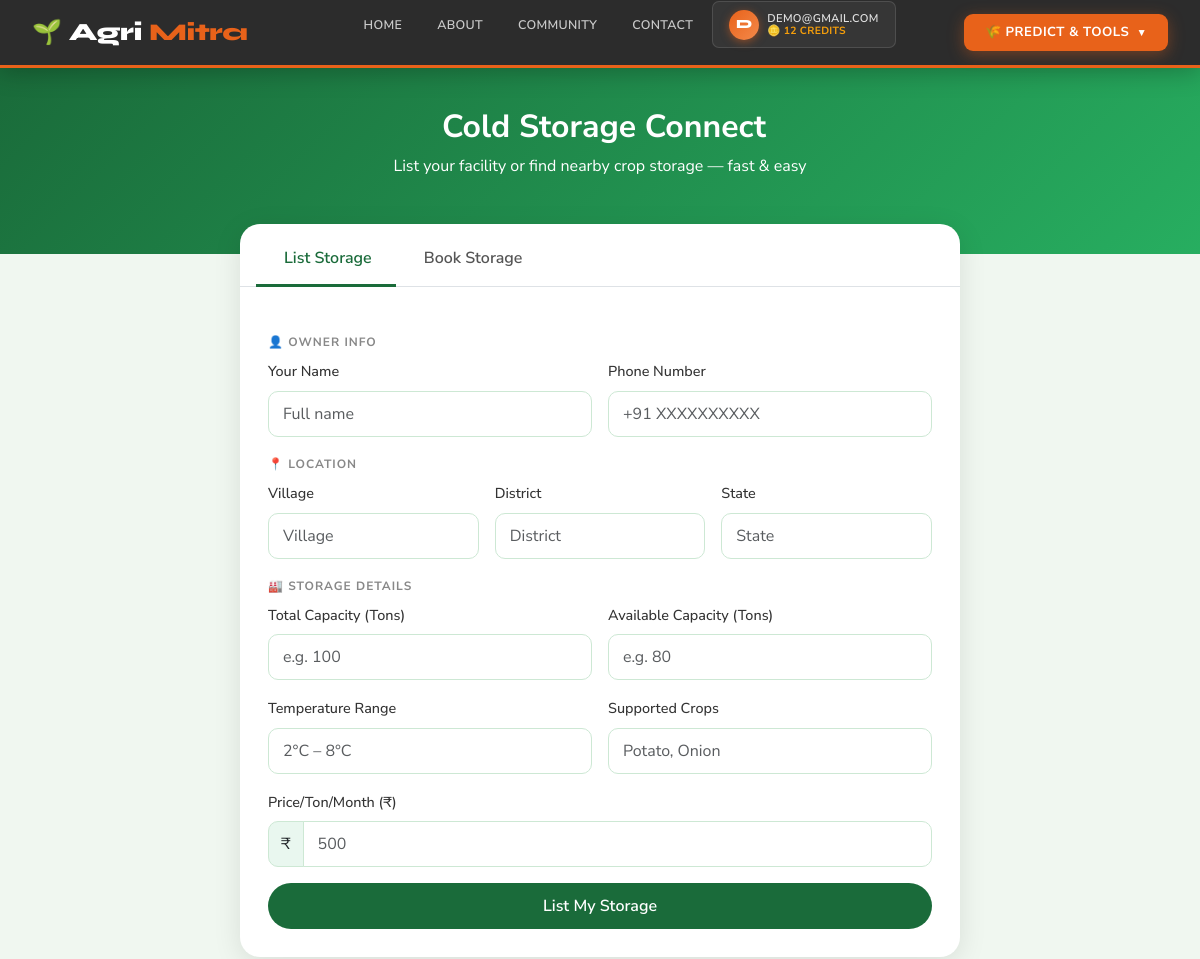
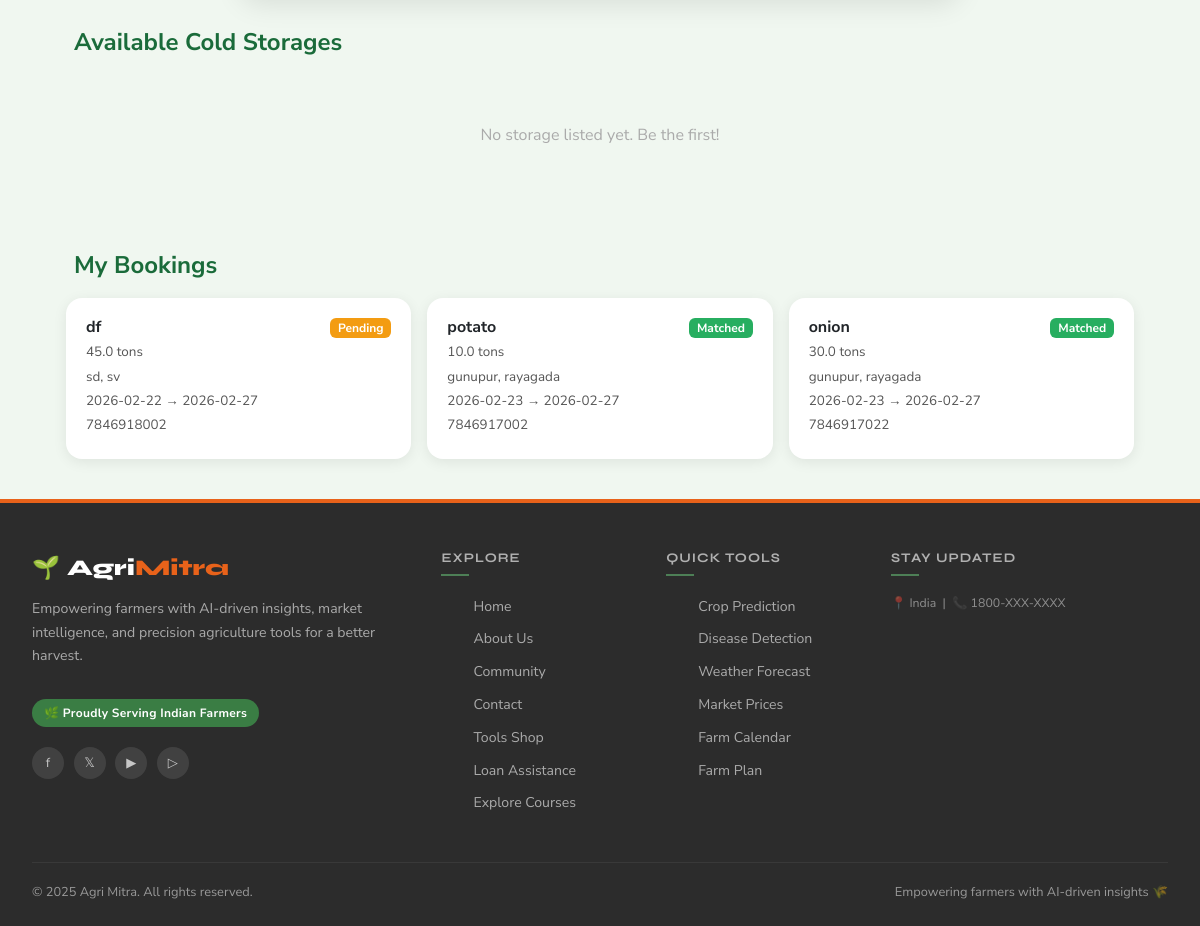
The page /cold-storage (signed in) on the database its author committed (2 pictures, top to bottom).
### app.py (models this page shows)
class ColdStorageBooking(db.Model):
    __tablename__ = 'cold_storage_booking'
    id               = db.Column(db.Integer, primary_key=True)
    user_id          = db.Column(db.Integer, db.ForeignKey('login_store.id'), nullable=True)
    farmer_name      = db.Column(db.String(100), nullable=False)
    phone            = db.Column(db.String(15),  nullable=False)
    crop_name        = db.Column(db.String(100), nullable=False)   # e.g. "Potato"
    quantity_tons    = db.Column(db.Float,       nullable=False)
    preferred_village = db.Column(db.String(100), nullable=False)
    preferred_district = db.Column(db.String(100), nullable=False)
    storage_from     = db.Column(db.Date,        nullable=False)
    storage_until    = db.Column(db.Date,        nullable=False)
    matched_storage_id = db.Column(db.Integer, db.ForeignKey('cold_storage_owner.id'), nullable=True)
    status           = db.Column(db.String(20),  default='pending')
    posted_at        = db.Column(db.DateTime,    default=datetime.utcnow)

### app.py (the view)
@app.route('/cold-storage', methods=['GET', 'POST'])
def cold_storage_home():
    owner_form   = ColdStorageOwnerForm()
    booking_form = ColdStorageBookingForm()
    storages     = ColdStorageOwner.query.filter_by(is_available=True).all()
    bookings     = ColdStorageBooking.query.filter_by(user_id=session.get('user_id')).all()
    return render_template('cold_storage.html',
                           owner_form=owner_form,
                           booking_form=booking_form,
                           storages=storages,
                           bookings=bookings)

### forms.py
class ColdStorageOwnerForm(FlaskForm):
    owner_name              = StringField('Your Name',           validators=[DataRequired(), Length(max=100)])
    phone                   = StringField('Phone Number',        validators=[DataRequired(), Length(max=15)])
    village                 = StringField('Village',             validators=[DataRequired()])
    district                = StringField('District',            validators=[DataRequired()])
    state                   = StringField('State',               validators=[DataRequired()])
    total_capacity_tons     = FloatField('Total Capacity (Tons)',     validators=[DataRequired(), NumberRange(min=0.1)])
    available_capacity_tons = FloatField('Available Capacity (Tons)', validators=[DataRequired(), NumberRange(min=0.1)])
    temperature_range       = StringField('Temperature Range',   validators=[DataRequired()])
    supported_crops         = StringField('Supported Crops',     validators=[DataRequired()])
    price_per_ton_per_month = FloatField('Price/Ton/Month (₹)',  validators=[DataRequired(), NumberRange(min=1)])
    submit_owner            = SubmitField('List My Storage')

class ColdStorageBookingForm(FlaskForm):
    farmer_name        = StringField('Your Name',          validators=[DataRequired(), Length(max=100)])
    phone              = StringField('Phone Number',       validators=[DataRequired(), Length(max=15)])
    crop_name          = StringField('Crop Name',          validators=[DataRequired()])
    quantity_tons      = FloatField('Quantity (Tons)',     validators=[DataRequired(), NumberRange(min=0.1)])
    preferred_village  = StringField('Preferred Village',  validators=[DataRequired()])
    preferred_district = StringField('Preferred District', validators=[DataRequired()])
    storage_from       = DateField('Store From',           validators=[DataRequired()])
    storage_until      = DateField('Store Until',          validators=[DataRequired()])
    submit_booking     = SubmitField('Book Storage')

### templates/cold_storage.html (shortened to what this page needs)
{% extends "base.html" %}
{% block content %}
<div class="hero">
  <h1>Cold Storage Connect</h1>
  <p>List your facility or find nearby crop storage — fast & easy</p>
</div>
<div class="container">
  <div class="tab-card">
    <ul class="nav nav-tabs px-3 pt-2">
      <li class="nav-item">
        <button class="nav-link active" data-bs-toggle="tab" data-bs-target="#ownerTab">
           List Storage
        </button>
      </li>
      <li class="nav-item">
        <button class="nav-link" data-bs-toggle="tab" data-bs-target="#bookerTab">
           Book Storage
        </button>
      </li>
    </ul>
    <div class="tab-content">
      <div class="tab-pane fade show active" id="ownerTab">
        <form id="ownerForm" method="POST" action="{{ url_for('cold_storage_owner_add') }}">
          <div class="section-label">👤 Owner Info</div>
          <div class="row g-3">
            <div class="col-md-6">
              {{ owner_form.owner_name.label(class="form-label") }}
              {{ owner_form.owner_name(class="form-control", placeholder="Full name", id="owner_name") }}
            </div>
            <div class="col-md-6">
              {{ owner_form.phone.label(class="form-label") }}
              {{ owner_form.phone(class="form-control", placeholder="+91 XXXXXXXXXX", id="owner_phone") }}
            </div>
          </div>
          <div class="section-label">📍 Location</div>
          <div class="row g-3">
            <div class="col-md-4">
              {{ owner_form.village.label(class="form-label") }}
              {{ owner_form.village(class="form-control", placeholder="Village", id="owner_village") }}
            </div>
            <div class="col-md-4">
              {{ owner_form.district.label(class="form-label") }}
              {{ owner_form.district(class="form-control", placeholder="District", id="owner_district") }}
            </div>
            <div class="col-md-4">
              {{ owner_form.state.label(class="form-label") }}
              {{ owner_form.state(class="form-control", placeholder="State", id="owner_state") }}
            </div>
          </div>
          <div class="section-label">🏭 Storage Details</div>
          <div class="row g-3">
            <div class="col-md-6">
              {{ owner_form.total_capacity_tons.label(class="form-label") }}
              {{ owner_form.total_capacity_tons(class="form-control", placeholder="e.g. 100", id="owner_total") }}
            </div>
            <div class="col-md-6">
              {{ owner_form.available_capacity_tons.label(class="form-label") }}
              {{ owner_form.available_capacity_tons(class="form-control", placeholder="e.g. 80", id="owner_available") }}
            </div>
            <div class="col-md-6">
              {{ owner_form.temperature_range.label(class="form-label") }}
              {{ owner_form.temperature_range(class="form-control", placeholder="2°C – 8°C", id="owner_temp") }}
            </div>
            <div class="col-md-6">
              {{ owner_form.supported_crops.label(class="form-label") }}
              {{ owner_form.supported_crops(class="form-control", placeholder="Potato, Onion", id="owner_crops") }}
            </div>
            <div class="col-12">
              {{ owner_form.price_per_ton_per_month.label(class="form-label") }}
              <div class="input-group">
                <span class="input-group-text">₹</span>
                {{ owner_form.price_per_ton_per_month(class="form-control", placeholder="500", id="owner_price") }}
              </div>
            </div>
          </div>
          {{ owner_form.submit_owner(class="btn btn-green mt-3") }}
        </form>
      </div>
    </div>
  </div>
  <div class="storage-section">
    <h4>Available Cold Storages</h4>
    {% if storages %}
    <div class="row g-3">
      {% for s in storages %}
      <div class="col-md-4">
        <div class="card card-store h-100">
          <div class="card-body">
            <div class="d-flex justify-content-between align-items-start mb-1">
              <h6 class="fw-bold mb-0">{{ s.owner_name }}</h6>
              <span class="badge badge-avail text-white">Available</span>
            </div>
            <p class="meta"><i class="fas fa-map-marker-alt"></i> {{ s.village }}, {{ s.district }}</p>
            <p class="meta"><i class="fas fa-weight-hanging"></i> {{ s.available_capacity_tons }} / {{ s.total_capacity_tons }} tons</p>
            <p class="meta"><i class="fas fa-thermometer-half"></i> {{ s.temperature_range }}</p>
            <p class="meta"><i class="fas fa-seedling"></i> {{ s.supported_crops }}</p>
            <p class="meta"><i class="fas fa-rupee-sign"></i> ₹{{ s.price_per_ton_per_month }} / ton / month</p>
            <p class="meta"><i class="fas fa-phone"></i> {{ s.phone }}</p>
            {% if s.user_id == session.get('user_id') %}
            <a href="{{ url_for('toggle_cold_storage', owner_id=s.id) }}" class="btn btn-sm btn-outline-danger w-100 mt-2">Toggle Availability</a>
            {% endif %}
          </div>
        </div>
      </div>
      {% endfor %}
    </div>
    {% else %}
    <div class="empty-state">
      <p>No storage listed yet. Be the first!</p>
    </div>
    {% endif %}
    {% if bookings %}
    <h4 class="mt-5">My Bookings</h4>
    <div class="row g-3">
      {% for b in bookings %}
      <div class="col-md-4">
        <div class="card card-store h-100">
          <div class="card-body">
            <div class="d-flex justify-content-between align-items-start mb-1">
              <h6 class="fw-bold mb-0">{{ b.crop_name }}</h6>
              <span class="badge text-white {{ 'badge-matched' if b.status == 'matched' else 'badge-pending' }}">
                {{ b.status | capitalize }}
              </span>
            </div>
            <p class="meta"> {{ b.quantity_tons }} tons</p>
            <p class="meta"> {{ b.preferred_village }}, {{ b.preferred_district }}</p>
            <p class="meta"> {{ b.storage_from }} → {{ b.storage_until }}</p>
            <p class="meta"> {{ b.phone }}</p>
          </div>
        </div>
      </div>
      {% endfor %}
    </div>
    {% endif %}
  </div>
</div>
{% endblock %}

### templates/base.html (shortened to what this page needs)
<!DOCTYPE html>
<html lang="en">
<head>
    <link href="https://cdnjs.cloudflare.com/ajax/libs/bootstrap/5.3.0/css/bootstrap.min.css" rel="stylesheet">
</head>
<body>
<nav class="site-nav">
    <div class="nav-inner">
        <a class="nav-brand" href="{{ url_for('look') }}">
            <span>🌱</span> Agri<span class="brand-accent">Mitra</span>
        </a>
        <ul class="nav-links">
            <li><a href="{{ url_for('look') }}"  class="{% if request.endpoint == 'look' %}active{% endif %}">Home</a></li>
            <li><a href="{{ url_for('about') }}" class="{% if request.endpoint == 'about' %}active{% endif %}">About</a></li>
            <li><a href="/ftalk">Community</a></li>
            <li><a href="/contact">Contact</a></li>
            {% if session.get('logged_in') %}
            <li>
                <a href="{{ url_for('dashboard') }}"
                   class="account-btn {% if request.endpoint == 'dashboard' %}active{% endif %}">
                    <div class="account-avatar">
                        {{ session.get('email', 'U')[0].upper() }}
                    </div>
                    <div class="account-info">
                        <span class="account-email">{{ session.get('email', '') }}</span>
                        <span class="account-coins">🪙 {{ session.get('coins', 0) }} credits</span>
                    </div>
                </a>
            </li>
            {% else %}
            <li><a href="{{ url_for('login') }}">Login</a></li>
            {% endif %}
        </ul>
        <div class="predict-wrap" id="predictWrap">
            <button class="predict-btn" id="predictToggle" onclick="togglePredict(event)">
                🌾 Predict &amp; Tools <span class="arrow">▼</span>
            </button>
        </div>
    </div>
</nav>
<main>
    {% block content %}{% endblock %}
</main>
<footer class="site-footer">
    <div class="footer-inner">
        <div>
            <div class="footer-brand">🌱 Agri<span class="fb-accent">Mitra</span></div>
            <p class="footer-tagline">Empowering farmers with AI-driven insights, market intelligence, and precision agriculture tools for a better harvest.</p>
            <div class="footer-green-strip">🌿 Proudly Serving Indian Farmers</div>
            <div class="social-links" style="margin-top:1.3rem;">
                <a href="#" title="Facebook">f</a>
                <a href="#" title="Twitter">𝕏</a>
                <a href="#" title="Instagram">▶</a>
                <a href="#" title="YouTube">▷</a>
            </div>
        </div>
        <div class="footer-col">
            <h4>Explore</h4>
            <ul>
                <li><a href="{{ url_for('look') }}">Home</a></li>
                <li><a href="{{ url_for('about') }}">About Us</a></li>
                <li><a href="/ftalk">Community</a></li>
                <li><a href="/contact">Contact</a></li>
                <li><a href="/shop">Tools Shop</a></li>
                <li><a href="/loan">Loan Assistance</a></li>
                <li><a href="/courses">Explore Courses</a></li>
            </ul>
        </div>
        <div class="footer-col">
            <h4>Quick Tools</h4>
            <ul>
                <li><a href="/predict">Crop Prediction</a></li>
                <li><a href="/disease-detection">Disease Detection</a></li>
                <li><a href="/weather">Weather Forecast</a></li>
                <li><a href="/mp">Market Prices</a></li>
                <li><a href="/farming-calendar">Farm Calendar</a></li>
                <li><a href="/farm-plan">Farm Plan</a></li>
            </ul>
        </div>
        <div class="footer-col">
            <h4>Stay Updated</h4>
            <p style="font-size:.77rem; opacity:.55; margin-top:.85rem;">📍 India &nbsp;|&nbsp; 📞 1800-XXX-XXXX</p>
        </div>
    </div>
    <div class="footer-bottom">
        <span>© 2025 Agri Mitra. All rights reserved.</span>
        <span>Empowering farmers with AI-driven insights 🌾</span>
    </div>
</footer>
</body>
</html>

### templates/cold_storage.html (style rules this page uses)
body { background: #f0f7f0; }
.hero { background: linear-gradient(135deg, #1a6b3a, #27ae60); color: white; padding: 40px 20px 60px; text-align: center; }
.hero h1 { font-size: 2rem; font-weight: 700; }
.tab-card { max-width: 720px; margin: -30px auto 30px; background: white; border-radius: 20px; box-shadow: 0 6px 28px rgba(0,0,0,0.10); overflow: hidden; }
.nav-tabs .nav-link { color: #555; font-weight: 600; border: none; padding: 14px 24px; }
.nav-tabs .nav-link.active { color: #1a6b3a; border-bottom: 3px solid #1a6b3a; background: none; }
.tab-content { padding: 28px; }
.section-label { font-size: 0.75rem; font-weight: 700; color: #888; letter-spacing: 1px; text-transform: uppercase; margin: 18px 0 8px; }
.form-control { border-radius: 10px; border: 1px solid #cde8d4; padding: 10px 14px; }
.input-group-text { border-radius: 10px 0 0 10px; background: #e9f7ef; border-color: #cde8d4; }
.btn-green { background: #1a6b3a; color: white; border: none; border-radius: 25px; padding: 11px 32px; font-weight: 600; width: 100%; margin-top: 10px; }
.storage-section { max-width: 1100px; margin: 0 auto 40px; padding: 0 16px; }
.storage-section h4 { color: #1a6b3a; font-weight: 700; margin-bottom: 18px; }
.card-store { border: none; border-radius: 16px; box-shadow: 0 3px 14px rgba(0,0,0,0.08); transition: transform 0.2s; }
.card-store .card-body { padding: 20px; }
.meta { font-size: 0.84rem; color: #555; margin-bottom: 4px; }
.badge-matched { background: #27ae60; }
.badge-pending { background: #f39c12; }
.empty-state { text-align: center; padding: 40px 20px; color: #aaa; }
label { font-weight: 500; font-size: 0.9rem; color: #333; }

### rows shown on the page
ColdStorageBooking: crop_name "df", status "Pending", quantity_tons "45.0", preferred_village "sd", preferred_district "sv", storage_from "2026-02-22", storage_until "2026-02-27", phone "7846918002"
ColdStorageBooking: crop_name "potato", status "Matched", quantity_tons "10.0", preferred_village "gunupur", preferred_district "rayagada", storage_from "2026-02-23", storage_until "2026-02-27", phone "7846917002"
ColdStorageBooking: crop_name "onion", status "Matched", quantity_tons "30.0", preferred_village "gunupur", preferred_district "rayagada", storage_from "2026-02-23", storage_until "2026-02-27", phone "7846917022"

### other values the page prints
{{ session.get('email', 'U')[0].upper() }} "D"
{{ session.get('email', '') }} "DEMO@GMAIL.COM"
{{ session.get('coins', 0) }} "12"
{{ owner_form.owner_name.label(class="form-label") }} "Your Name"
{{ owner_form.phone.label(class="form-label") }} "Phone Number"
{{ owner_form.village.label(class="form-label") }} "Village"
{{ owner_form.district.label(class="form-label") }} "District"
{{ owner_form.state.label(class="form-label") }} "State"
{{ owner_form.total_capacity_tons.label(class="form-label") }} "Total Capacity (Tons)"
{{ owner_form.available_capacity_tons.label(class="form-label") }} "Available Capacity (Tons)"
{{ owner_form.temperature_range.label(class="form-label") }} "Temperature Range"
{{ owner_form.supported_crops.label(class="form-label") }} "Supported Crops"
{{ owner_form.price_per_ton_per_month.label(class="form-label") }} "Price/Ton/Month (₹)"
